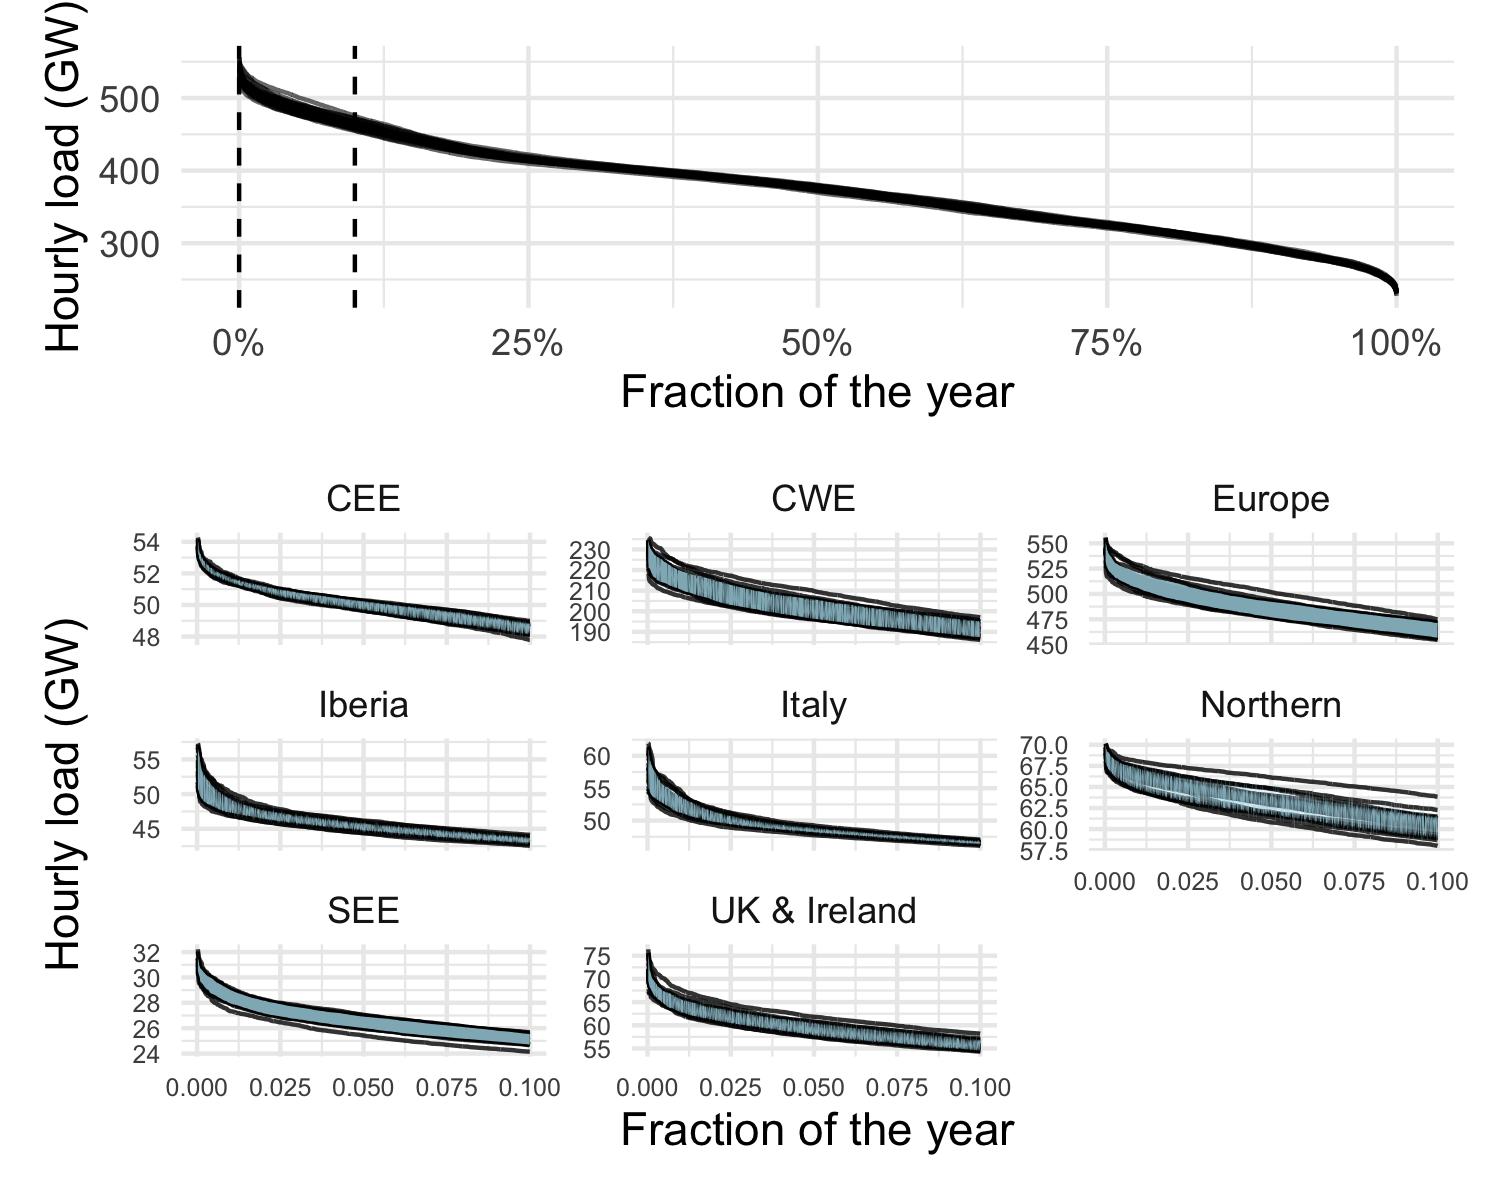

Write the R code that produced this figure.
# This code has been used to generate the figures in the following report:
# De Felice, M., Busch, S., Kanellopoulos, K., Kavvadias, K. and Hidalgo Gonzalez, I.,
# Power system flexibility in a variable climate,
# ISBN 978-92-76-18183-5 (online), doi:10.2760/75312 (online)
# This code is released under Creative Commons Attribution 4.0 International (CC BY 4.0) licence
# (https://creativecommons.org/licenses/by/4.0/).

library(tidyverse)
library(patchwork)

toplot <- read_csv("data_figure08.csv")
toplot_ranges <- read_csv("data_figure08_ranges.csv")

g_europe <- ggplot(toplot %>%
  dplyr::filter(n == "Europe"), aes(x = r)) +
  geom_line(aes(group = id, y = Demand / 1e3), alpha = 0.6) +
  geom_vline(xintercept = c(0, 0.1), linetype = "dashed") +
  scale_x_continuous(labels = scales::percent) +
  theme_minimal() +
  labs(
    x = "Fraction of the year",
    y = "Hourly load (GW)"
  ) +
  theme(strip.background = element_rect(fill = "grey30"))

g_all <- ggplot(toplot %>%
  dplyr::filter(r <= 0.1), aes(x = r)) +
  geom_line(aes(group = id, y = Demand / 1e3), alpha = 0.8) +
  geom_ribbon(data = toplot_ranges %>%
    dplyr::filter(r <= 0.1), aes(ymin = qlow / 1e3, ymax = qhigh / 1e3), fill = "lightblue", alpha = 0.8) +
  facet_wrap(~n, scales = "free_y") +
  theme_minimal() +
  labs(
    x = "Fraction of the year",
    y = "Hourly load (GW)"
  ) +
  theme(axis.text.y = element_text(size = 6),
        axis.text.x = element_text(size = 6))

g <- g_europe / g_all + plot_layout(heights = c(1, 2))
ggsave("figure08.png", width = 5, height = 4, dpi = 300)
